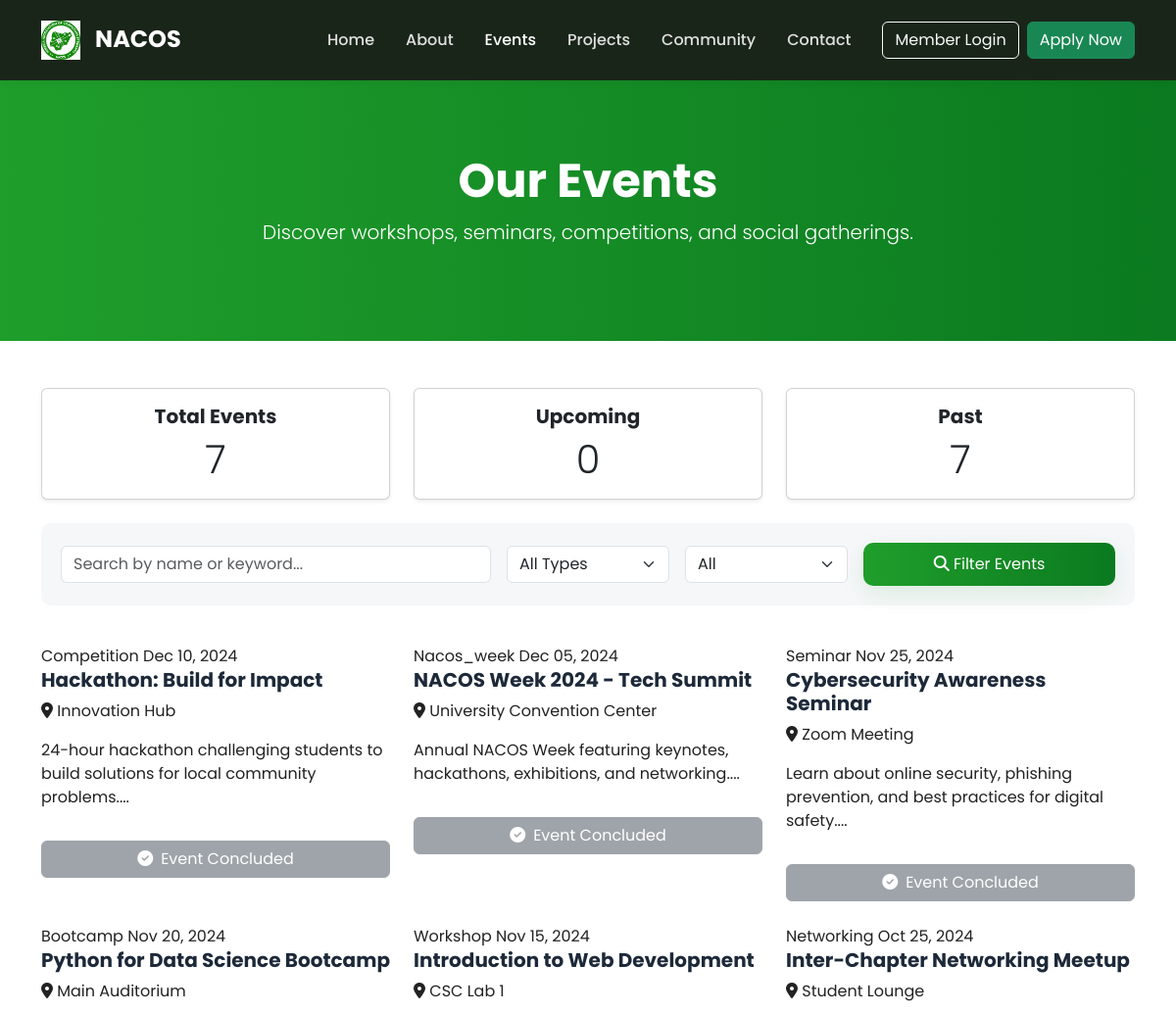
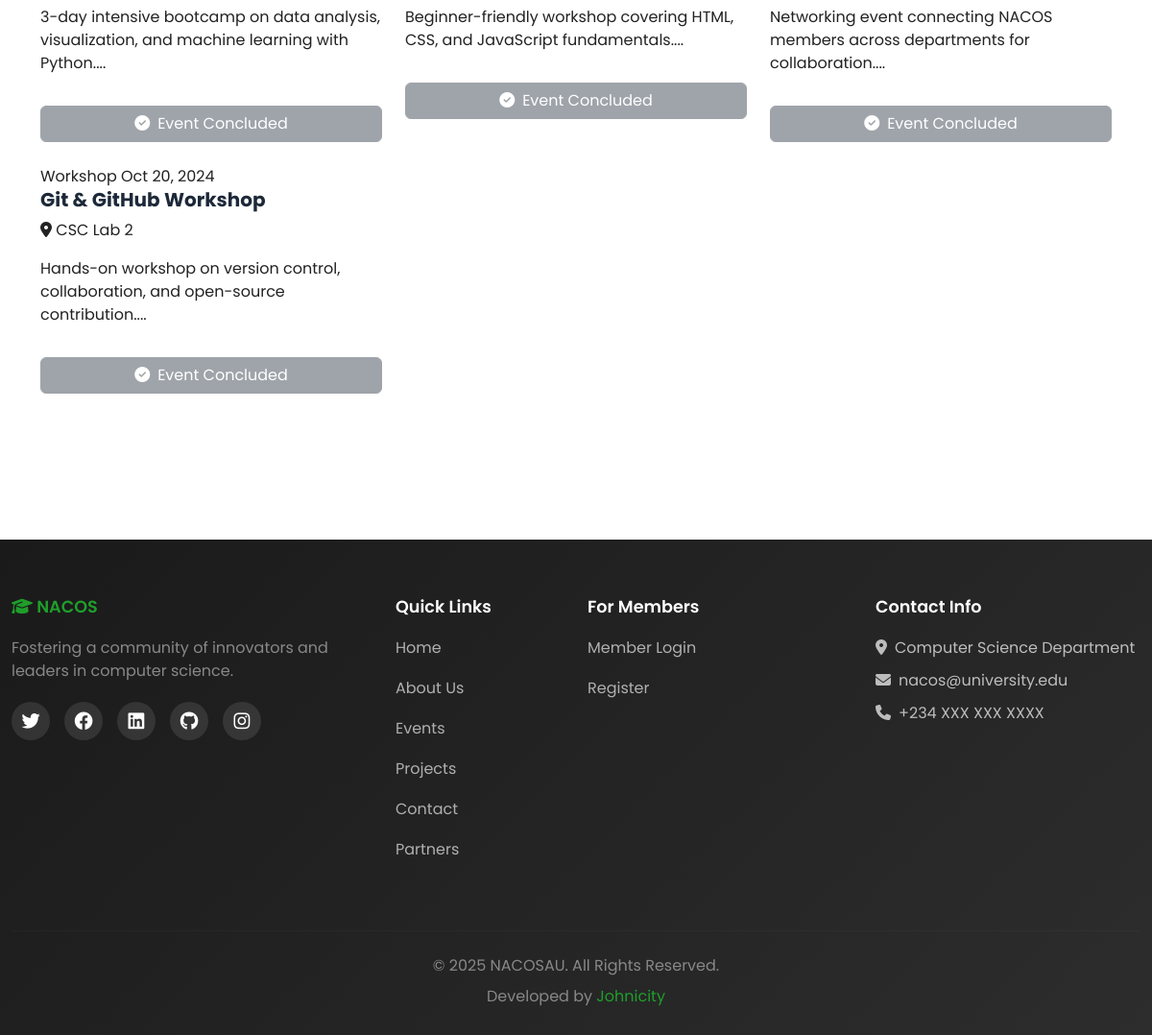
Screenshot of /public/events.php with the database file from the repository (2 pictures, top to bottom).
### tables this page shows
CREATE TABLE EVENTS (
    event_id INT AUTO_INCREMENT PRIMARY KEY,
    event_name VARCHAR(200) NOT NULL,
    event_type ENUM('workshop', 'bootcamp', 'nacos_week', 'seminar', 'competition', 'networking', 'other') NOT NULL,
    event_date DATE NOT NULL,
    event_time TIME NULL,
    end_date DATE NULL COMMENT 'For multi-day events',
    location VARCHAR(200) NULL,
    venue_type ENUM('physical', 'virtual', 'hybrid') DEFAULT 'physical',
    meeting_link VARCHAR(500) NULL COMMENT 'For virtual/hybrid events',
    summary TEXT NOT NULL,
    full_description TEXT NULL,
    speaker_name VARCHAR(100) NULL,
    speaker_title VARCHAR(150) NULL,
    speaker_bio TEXT NULL,
    event_image VARCHAR(255) NULL,
    capacity INT NULL COMMENT 'Maximum attendees',
    registration_required BOOLEAN DEFAULT TRUE,
    registration_link VARCHAR(500) NULL,
    status ENUM('upcoming', 'ongoing', 'completed', 'cancelled') DEFAULT 'upcoming',
    created_at TIMESTAMP DEFAULT CURRENT_TIMESTAMP,
    updated_at TIMESTAMP DEFAULT CURRENT_TIMESTAMP ON UPDATE CURRENT_TIMESTAMP,
    INDEX idx_event_date (event_date),
    INDEX idx_event_type (event_type),
    INDEX idx_status (status),
    FULLTEXT idx_search (event_name, summary)
);

### config/database.php (called while the page is built, shortened)
<?php
class Database {
    private static $instance = null;
    private $connection;
    private function __construct() {
        try {
            $dsn = "mysql:host=" . DB_HOST . ";dbname=" . DB_NAME . ";charset=" . DB_CHARSET;
            $options = [
                PDO::ATTR_ERRMODE            => PDO::ERRMODE_EXCEPTION,
                PDO::ATTR_DEFAULT_FETCH_MODE => PDO::FETCH_ASSOC,
                PDO::ATTR_EMULATE_PREPARES   => false,
                PDO::ATTR_PERSISTENT         => false,
                PDO::MYSQL_ATTR_INIT_COMMAND => "SET NAMES " . DB_CHARSET
            ];
            $this->connection = new PDO($dsn, DB_USER, DB_PASS, $options);
        } catch (PDOException $e) {
            if (ENVIRONMENT === 'development') {
                die("Database Connection Error: " . $e->getMessage());
            } else {
                error_log("Database Connection Error: " . $e->getMessage());
                die("Sorry, we're experiencing technical difficulties. Please try again later.");
            }
        }
    }
    public static function getInstance() {
        if (self::$instance === null) {
            self::$instance = new self();
        }
        return self::$instance;
    }
    public function query($query, $params = []) {
        try {
            $stmt = $this->connection->prepare($query);
            $stmt->execute($params);
            return $stmt;
        } catch (PDOException $e) {
            if (ENVIRONMENT === 'development') {
                die("Query Error: " . $e->getMessage() . "<br>Query: " . $query);
            } else {
                error_log("Query Error: " . $e->getMessage() . " | Query: " . $query);
                throw new Exception("Database query failed");
            }
        }
    }
    public function fetchOne($query, $params = []) {
        $stmt = $this->query($query, $params);
        return $stmt->fetch();
    }
    public function fetchAll($query, $params = []) {
        $stmt = $this->query($query, $params);
        return $stmt->fetchAll();
    }
}
function getDB() {
    return Database::getInstance();
}

### public/events.php (the view, shortened to what this page needs)
<?php
require_once '../config/database.php';
$db = getDB();
$search_term = isset($_GET['search']) ? sanitizeInput($_GET['search']) : '';
$filter_status = isset($_GET['status']) ? sanitizeInput($_GET['status']) : 'all';
$query = "SELECT * FROM EVENTS";
$params = [];
$query .= " ORDER BY event_date " . ($filter_status === 'upcoming' ? 'ASC' : 'DESC');
$events = $db->fetchAll($query, $params);
$global_stats = $db->fetchOne(
    "SELECT
        COUNT(*) as total_events,
        SUM(CASE WHEN event_date >= CURDATE() THEN 1 ELSE 0 END) as upcoming,
        SUM(CASE WHEN event_date < CURDATE() THEN 1 ELSE 0 END) as past
     FROM EVENTS"
);
?>
<!DOCTYPE html>
<html lang="en">
<head>
    <link href="https://cdn.jsdelivr.net/npm/bootstrap@5.3.0/dist/css/bootstrap.min.css" rel="stylesheet">
    <link rel="stylesheet" href="https://cdnjs.cloudflare.com/ajax/libs/font-awesome/6.4.0/css/all.min.css">
    <link rel="stylesheet" href="../assets/css/public.css">
</head>
<body>
    <?php include __DIR__ . '/../includes/public_navbar.php'; ?>
    <section class="page-header">
        <div class="container">
            <h1>Our Events</h1>
            <p class="lead">Discover workshops, seminars, competitions, and social gatherings.</p>
        </div>
    </section>
    <main class="container py-5">
        <?php if (!empty($global_stats)): ?>
        <div class="row mb-4">
            <div class="col-md-4">
                <div class="card text-center shadow-sm">
                    <div class="card-body">
                        <h5 class="card-title">Total Events</h5>
                        <p class="display-6 mb-0"><?php echo intval($global_stats['total_events']); ?></p>
                    </div>
                </div>
            </div>
            <div class="col-md-4">
                <div class="card text-center shadow-sm">
                    <div class="card-body">
                        <h5 class="card-title">Upcoming</h5>
                        <p class="display-6 mb-0"><?php echo intval($global_stats['upcoming']); ?></p>
                    </div>
                </div>
            </div>
            <div class="col-md-4">
                <div class="card text-center shadow-sm">
                    <div class="card-body">
                        <h5 class="card-title">Past</h5>
                        <p class="display-6 mb-0"><?php echo intval($global_stats['past']); ?></p>
                    </div>
                </div>
            </div>
        </div>
        <?php endif; ?>
        <div class="filters-bar">
            <form action="events.php" method="GET">
                <div class="row g-3 align-items-center">
                    <div class="col-lg-5">
                        <input type="text" name="search" class="form-control" placeholder="Search by name or keyword..." value="<?php echo htmlspecialchars($search_term); ?>">
                    </div>
                    <div class="col-lg-2">
                        <select name="type" class="form-select">
                            <option value="all">All Types</option>
                        </select>
                    </div>
                    <div class="col-lg-2">
                        <select name="status" class="form-select">
                            <option value="all" <?php echo ($filter_status === 'all') ? 'selected' : ''; ?>>All</option>
                        </select>
                    </div>
                    <div class="col-lg-3">
                        <button type="submit" class="btn btn-primary w-100">
                            <i class="fas fa-search"></i> Filter Events
                        </button>
                    </div>
                </div>
            </form>
        </div>
        <?php if (empty($events)): ?>
            <div class="no-events">
                <i class="fas fa-calendar-times"></i>
                <h2>No Events Found</h2>
                <p class="lead">Your search or filter criteria did not match any events. Try adjusting your search.</p>
                <a href="events.php" class="btn btn-primary mt-3">Clear Filters</a>
            </div>
        <?php else: ?>
            <div class="row">
                <?php foreach ($events as $event): ?>
                    <div class="col-lg-4 col-md-6 mb-4">
                        <div class="event-card">
                            <div class="event-card-header">
                                <span class="event-type-badge"><?php echo ucfirst($event['event_type']); ?></span>
                                <?php echo date('M d, Y', strtotime($event['event_date'])); ?>
                            </div>
                            <div class="event-card-body d-flex flex-column">
                                <h5 class="event-title"><?php echo htmlspecialchars($event['event_name']); ?></h5>
                                <p class="event-location">
                                    <i class="fas fa-map-marker-alt"></i>
                                    <?php echo htmlspecialchars($event['location'] ?? 'TBD'); ?>
                                </p>
                                <p class="event-description flex-grow-1">
                                    <?php
                                    $desc = !empty($event['summary']) ? $event['summary'] : $event['full_description'];
                                    echo substr(htmlspecialchars($desc), 0, 100) . '...';
                                    ?>
                                </p>
                                <?php
                                $is_upcoming = (new DateTime($event['event_date']) >= new DateTime('today'));
                                $is_cancelled = ($event['status'] === 'cancelled');
                                ?>
                                <?php if ($is_cancelled): ?>
                                    <button class="btn btn-danger w-100 mt-3" disabled>
                                        <i class="fas fa-ban me-2"></i>Event Cancelled
                                    </button>
                                <?php elseif (!$is_upcoming): ?>
                                    <button class="btn btn-secondary w-100 mt-3" disabled>
                                        <i class="fas fa-check-circle me-2"></i>Event Concluded
                                    </button>
                                <?php elseif ($is_logged_in): ?>
                                    <a href="register_event.php?event_id=<?php echo $event['event_id']; ?>" class="btn btn-primary w-100 mt-3">
                                        <i class="fas fa-user-plus me-2"></i>Register Now
                                    </a>
                                <?php else: ?>
                                    <a href="login.php?redirect=register_event.php?event_id=<?php echo $event['event_id']; ?>" class="btn btn-outline-primary w-100 mt-3">
                                        <i class="fas fa-sign-in-alt me-2"></i>Login to Register
                                    </a>
                                <?php endif; ?>
                            </div>
                        </div>
                    </div>
                <?php endforeach; ?>
            </div>
        <?php endif; ?>
    </main>
    <?php include __DIR__ . '/../includes/public_footer.php'; ?>
</body>
</html>

### assets/css/public.css (style rules this page uses)
:root { --primary-color: #1f9e2b; --secondary-color: #0b7a20; --accent-color: #2f9e2b; --light-gray: #f6f7f9; --muted: #7a7a7a; --dark-bg: #121212; --footer-grad: linear-gradient(135deg,#151515,#282828); --gradient: linear-gradient(90deg,var(--primary-color),var(--secondary-color)); }
body { font-family: 'Poppins', 'Segoe UI', Tahoma, sans-serif; color: #222; background-color: #fff; padding-top: 76px; -webkit-font-smoothing:antialiased; }
h1,h2,h3,h4,h5,h6 { font-weight:700; color:#1d2939; }
.btn-primary { background: var(--gradient); border: none; color: #fff; padding: 10px 18px; border-radius: 10px; transition: transform .18s ease, box-shadow .18s ease; box-shadow: 0 8px 25px rgba(31,158,43,0.12); }

### public/events.php (style rules this page uses)
.page-header { background: var(--gradient); color: #fff; padding: 80px 0; text-align: center; }
.page-header h1 { color: #fff; font-size: 3rem; }
.filters-bar { background: var(--light-gray); padding: 20px; border-radius: 10px; margin-bottom: 40px; }

### rows the page displays
events: event_type "Competition", event_date "Dec 10, 2024", event_name "Hackathon: Build for Impact", location "Innovation Hub", summary "24-hour hackathon challenging students to build solutions for local community problems.", status "Event Concluded"
events: event_type "Nacos_week", event_date "Dec 05, 2024", event_name "NACOS Week 2024 - Tech Summit", location "University Convention Center", summary "Annual NACOS Week featuring keynotes, hackathons, exhibitions, and networking.", status "Event Concluded"
events: event_type "Seminar", event_date "Nov 25, 2024", event_name "Cybersecurity Awareness Seminar", location "Zoom Meeting", summary "Learn about online security, phishing prevention, and best practices for digital safety.", status "Event Concluded"
events: event_type "Bootcamp", event_date "Nov 20, 2024", event_name "Python for Data Science Bootcamp", location "Main Auditorium", summary "3-day intensive bootcamp on data analysis, visualization, and machine learning with Python.", status "Event Concluded"
events: event_type "Workshop", event_date "Nov 15, 2024", event_name "Introduction to Web Development", location "CSC Lab 1", summary "Beginner-friendly workshop covering HTML, CSS, and JavaScript fundamentals.", status "Event Concluded"
events: event_type "Networking", event_date "Oct 25, 2024", event_name "Inter-Chapter Networking Meetup", location "Student Lounge", summary "Networking event connecting NACOS members across departments for collaboration.", status "Event Concluded"
events: event_type "Workshop", event_date "Oct 20, 2024", event_name "Git & GitHub Workshop", location "CSC Lab 2", summary "Hands-on workshop on version control, collaboration, and open-source contribution.", status "Event Concluded"

### other values shown
$global_stats['total_events'] "7"
$global_stats['upcoming'] "0"
$global_stats['past'] "7"
